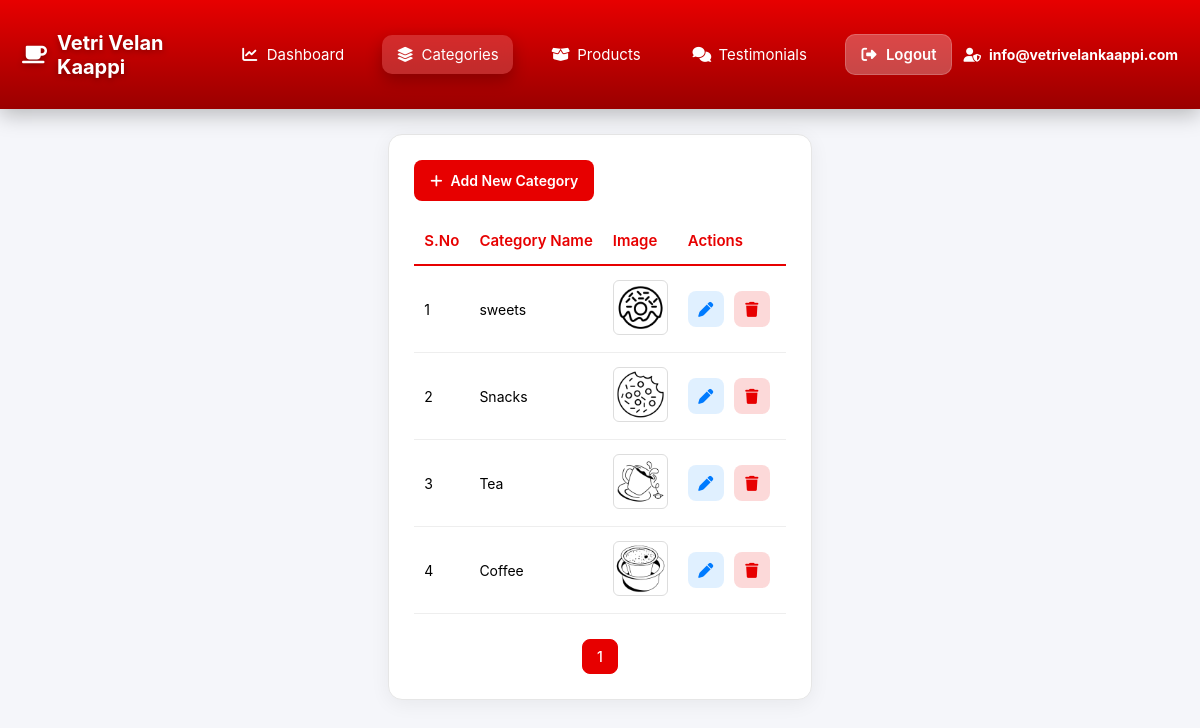
Page /admin/category-view.php (signed in) on the committed database.
### tables this page shows
CREATE TABLE `categories` (
  `category_id` int(11) NOT NULL,
  `category_name` varchar(255) NOT NULL,
  `category_image` varchar(255) DEFAULT NULL,
  `status` tinyint(4) DEFAULT 1,
  `created_at` timestamp NOT NULL DEFAULT current_timestamp()
);

### admin/category-view.php (the view, shortened to what this page needs)
<?php
include("config/db.php");
$limit = 10;
$page = isset($_GET['page']) ? intval($_GET['page']) : 1;
$start = ($page - 1) * $limit;
$count_result = mysqli_query($conn, "SELECT COUNT(*) AS total FROM categories");
$total_rows = mysqli_fetch_assoc($count_result)['total'];
$total_pages = ceil($total_rows / $limit);
$sql = mysqli_query($conn, "
    SELECT * FROM categories
    ORDER BY category_id DESC
    LIMIT $start, $limit
");
?>
<!DOCTYPE html>
<html lang="en">
<head>
    <link rel="stylesheet" href="https://cdnjs.cloudflare.com/ajax/libs/font-awesome/6.5.0/css/all.min.css">
</head>
<body>
<?php include("topbar.php"); ?>
<div class="main">
    <div class="table-box">
        <a href="category-add.php" class="btn-add">
            <i class="fa-solid fa-plus"></i> Add New Category
        </a>
        <table class="desktop-table">
            <tr>
                <th>S.No</th>
                <th>Category Name</th>
                <th>Image</th>
                <th>Actions</th>
            </tr>
            <?php
            $i = $start + 1;
            mysqli_data_seek($sql, 0);
            while ($row = mysqli_fetch_assoc($sql)) { ?>
                <tr>
                    <td><?= $i++; ?></td>
                    <td><?= $row['category_name'] ?></td>
                    <td>
                        <?php if ($row['category_image']) { ?>
                            <img src="uploads/category/<?= $row['category_image'] ?>" class="cat-img">
                        <?php } else { echo "No Image"; } ?>
                    </td>
                    <td>
                        <a href="category-edit.php?id=<?= $row['category_id'] ?>" class="action-btn action-edit">
                            <i class="fa-solid fa-pen"></i>
                        </a>
                        <a href="category-delete.php?category_id=<?= $row['category_id'] ?>"
                           class="action-btn action-delete"
                           onclick="return confirm('Are you sure?')">
                            <i class="fa-solid fa-trash"></i>
                        </a>
                    </td>
                </tr>
            <?php } ?>
        </table>
        <div class="pagination">
            <?php for ($p = 1; $p <= $total_pages; $p++): ?>
                <a href="?page=<?= $p ?>" class="page-number <?= ($p == $page ? 'active' : '') ?>">
                    <?= $p ?>
                </a>
            <?php endfor; ?>
        </div>
    </div>
</div>
</body>
</html>

### admin/topbar.php (shortened to what this page needs)
<!DOCTYPE html>
<html lang="en">
<head>
<link rel="stylesheet" href="https://cdnjs.cloudflare.com/ajax/libs/font-awesome/6.5.0/css/all.min.css">
</head>
<body>
<div class="topbar" role="navigation" aria-label="Main navigation">
    <div class="left-section">
        <h2 class="logo"><i class="fa-solid fa-mug-saucer" aria-hidden="true"></i> Vetri Velan Kaappi</h2>
    </div>
    <ul class="menu" id="topMenu">
        <li>
            <a href="dashboard.php" class="<?= basename($_SERVER['PHP_SELF'])=='dashboard.php'?'active':'' ?>">
                <i class="fa-solid fa-chart-line fa-fw"></i> Dashboard
            </a>
        </li>
        <li>
            <a href="category-view.php" class="<?= basename($_SERVER['PHP_SELF'])=='category-view.php'?'active':'' ?>">
                <i class="fa-solid fa-layer-group fa-fw"></i> Categories
            </a>
        </li>
        <li>
            <a href="product-view.php" class="<?= basename($_SERVER['PHP_SELF'])=='product-view.php'?'active':'' ?>">
                <i class="fa-solid fa-box-open fa-fw"></i> Products
            </a>
        </li>
        <li>
            <a href="testimonial-view.php" class="<?= basename($_SERVER['PHP_SELF'])=='testimonial-view.php'?'active':'' ?>">
                <i class="fa-solid fa-comments fa-fw"></i> Testimonials
            </a>
        </li>
        <li>
            <a href="logout.php" class="logout"><i class="fa-solid fa-right-from-bracket fa-fw"></i> Logout</a>
        </li>
    </ul>
    <p class="admin"><i class="fa-solid fa-user-shield" aria-hidden="true"></i> <?= $_SESSION['admin'] ?></p>
</div>
</body>
</html>

### admin/category-view.php (style rules this page uses)
body { margin: 0; background: #f5f6fa; font-family: "Inter", sans-serif; }
.main { padding: 25px; justify-items : center; }
.table-box { background: #fff; padding: 25px; border-radius: 14px; border: 1px solid #e6e6e6; box-shadow: 0 4px 20px rgba(0,0,0,0.06); animation: fadeIn 0.4s ease; max-width: 1600px !important; }
.btn-add { background: #E70000; padding: 12px 16px; color: #fff; border-radius: 8px; font-size: 14px; display: inline-flex; align-items: center; gap: 8px; text-decoration: none; margin-bottom: 16px; transition: 0.25s ease; font-weight: 600; }
table { width: 100%; border-collapse: collapse; }
table th { background: #fff; color: #E70000; padding: 14px 10px; border-bottom: 2px solid #E70000; text-align: left; font-size: 15px; font-weight: 600; }
table td { padding: 14px 10px; font-size: 14px; border-bottom: 1px solid #eee; }
.cat-img { width: 55px; height: 55px; border-radius: 6px; object-fit: cover; border: 1px solid #ddd; }
.action-btn { display: inline-flex; width: 36px; height: 36px; border-radius: 8px; align-items: center; justify-content: center; font-size: 15px; margin-right: 6px; cursor: pointer; text-decoration: none; transition: 0.25s ease; }
.action-edit { background: rgba(0, 132, 255, 0.12); color: #007bff; }
.action-delete { background: rgba(231, 0, 0, 0.15); color: #E70000; }
.pagination { margin-top: 25px; display: flex; gap: 8px; justify-content: center; flex-wrap: wrap; }
.page-btn, .page-number { padding: 8px 14px; border-radius: 8px; border: 1px solid #E70000; color: #E70000; text-decoration: none; font-size: 14px; transition: 0.25s ease; font-weight: 500; }
.page-number.active { background: #E70000; color: #fff; pointer-events: none; }

### admin/topbar.php (style rules this page uses)
:root { --gap: 24px; --break: 992px; }
* { box-sizing:border-box }
body { margin:0;font-family:Inter, system-ui, -apple-system, "Segoe UI", Roboto, "Helvetica Neue", Arial; }
.topbar { display: flex; justify-content: space-between; align-items: center; padding: 14px 22px; background: linear-gradient(180deg, #E70000, #9A0000); color: #fff; position: sticky; top: 0; z-index: 1200; box-shadow: 0 6px 20px rgba(0,0,0,0.25); animation: fadeDown .6s ease; }
.left-section { display:flex; align-items:center; gap:14px; }
.logo { font-size:20px; font-weight:700; display:flex; align-items:center; gap:10px; text-shadow:0 2px 6px rgba(0,0,0,0.35); }
.menu { display: flex; gap: 24px; list-style: none; margin: 0; padding: 0; align-items:center; transition: transform .25s ease; }
.menu li a { color: #fff; text-decoration: none; font-size: 15px; padding: 10px 14px; border-radius: 10px; transition: all .28s ease; display: inline-flex; align-items: center; gap: 8px; white-space: nowrap; }
.menu li a i { transition: transform .2s ease; }
.menu li a:hover, .menu li a.active { background: rgba(255,255,255,0.17); backdrop-filter: blur(6px); box-shadow: 0 6px 16px rgba(0,0,0,0.25); }
.logout { background: rgba(255,255,255,0.28) !important; font-weight:600; border: 1px solid rgba(255,255,255,0.18); }
.admin { margin-left: 12px; font-weight: 700; display:flex; align-items:center; gap:8px; font-size:14px; }
.menu li a .fa-fw { width:18px; display:inline-block; text-align:center; }

### rows in the picture
categories: category_name "sweets", category_image (picture)
categories: category_name "Snacks", category_image (picture)
categories: category_name "Tea", category_image (picture)
categories: category_name "Coffee", category_image (picture)

### other values in the picture
$_SESSION['admin'] "info@vetrivelankaappi.com"
